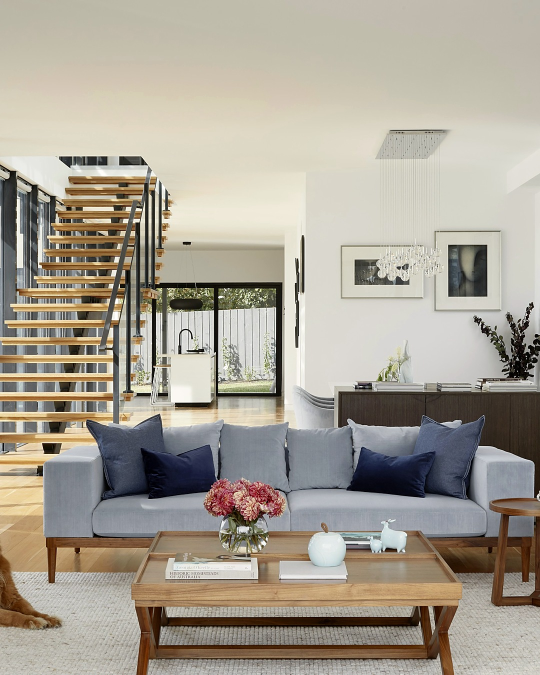
#> input picture 2026-10-17-buyer-tips-inspections/build/img/08.jpg, 1080 x 1350 px, given in place of 1570129477492-45c003edd2be.jpg, which was not available (shown at 1/2 size)
$ python prep_photos.py
#> lines starting #> are read from the running program, lines starting #| are printed output that depends on the picture; pictures that were not available may be replaced by others from this repository, and a replacement may not be noted
# Crop Unsplash originals (3200px) down to 1080x1350 cover, light premium grade + sharpen. Oct 17 2026.
from PIL import Image, ImageEnhance, ImageFilter
C="/tmp/cand/"; O="/workspace/lir-ai-team/content-research/carousels/2026-10-17-buyer-tips-inspections/build/img/"
P={"01":("1570129477492-45c003edd2be",.5),"03":("1600210491892-03d54c0aaf87",.5),"04":("1583608205776-bfd35f0d9f83",.45),
   "05":("1600585152220-90363fe7e115",.5),"06":("1600210492486-724fe5c67fb0",.5),"07":("1600585154084-4e5fe7c39198",.45),
   "08":("1600566753086-00f18fb6b3ea",.5),"09":("1505693416388-ac5ce068fe85",.5),"10":("1564013799919-ab600027ffc6",.5)}
cr=open(O+"CREDITS.txt","w"); cr.write("Photos: Unsplash License (no attribution required). Originals at 3200px wide, cropped/resized down only, graded Oct 17 2026.\n02 | no photo (stats)\n")
for k,(pid,x) in P.items():
    im=Image.open(C+pid+".jpg").convert("RGB"); w,h=im.size; t=1080/1350
#> further down, im is the input picture: PIL image 1080x1350 RGB; mean R, G, B 167.4, 160.4, 147.5
#> after `w, h = im.size`: w = 1080; h = 1350
    if w/h>t: nw=int(h*t); l=int((w-nw)*x); im=im.crop((l,0,l+nw,h))
    else: nh=int(w/t); tp=int((h-nh)*.5); im=im.crop((0,tp,w,tp+nh))
#> after `nh = int(w / t)`: nh = 1350
#> after `tp = int((h - nh) * 0.5)`: tp = 0
    im=im.resize((1080,1350),Image.LANCZOS)
    r,g,b=im.split(); r=r.point(lambda v:min(255,int(v*1.02))); b=b.point(lambda v:int(v*.985)); im=Image.merge("RGB",(r,g,b))
#> after `r, g, b = im.split()`:
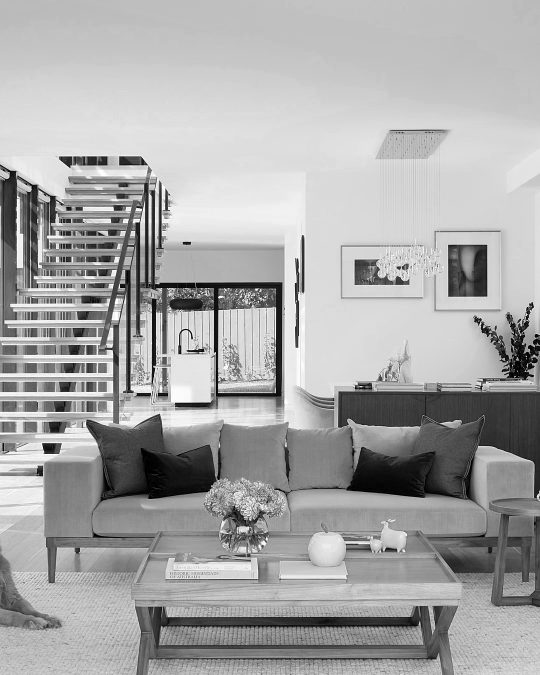
#> r: PIL image 1080x1350 L (shown at 1/2 size); min 0, max 255, mean 167.4
#> after `r, g, b = im.split()`:
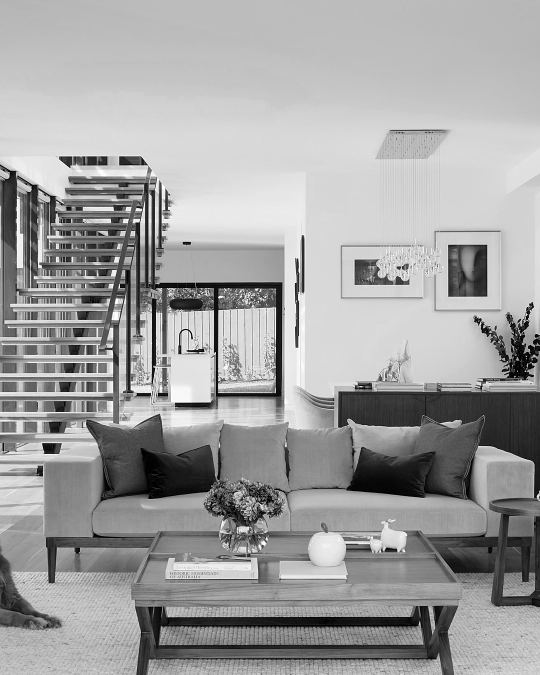
#> g: PIL image 1080x1350 L (shown at 1/2 size); min 0, max 255, mean 160.4
#> after `r, g, b = im.split()`:
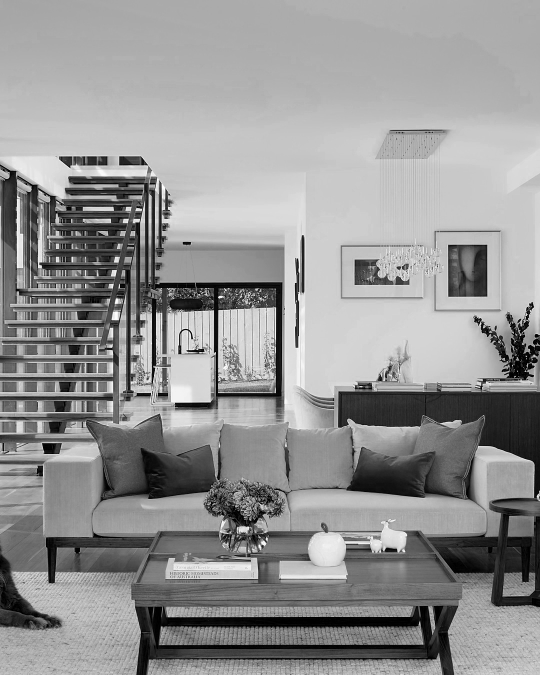
#> b: PIL image 1080x1350 L (shown at 1/2 size); min 0, max 255, mean 147.5
    im=ImageEnhance.Contrast(im).enhance(1.05); im=ImageEnhance.Color(im).enhance(.97); im=ImageEnhance.Brightness(im).enhance(1.02)
    im=im.filter(ImageFilter.UnsharpMask(radius=1.2,percent=70,threshold=2))
    im.save(O+k+".jpg",quality=93); cr.write(f"{k} | https://unsplash.com/photos/{pid.split('-',1)[1] if False else pid} (images.unsplash.com/photo-{pid})\n")
#> pass 2 of the loop `for k,(pid,x) in P.items():`:
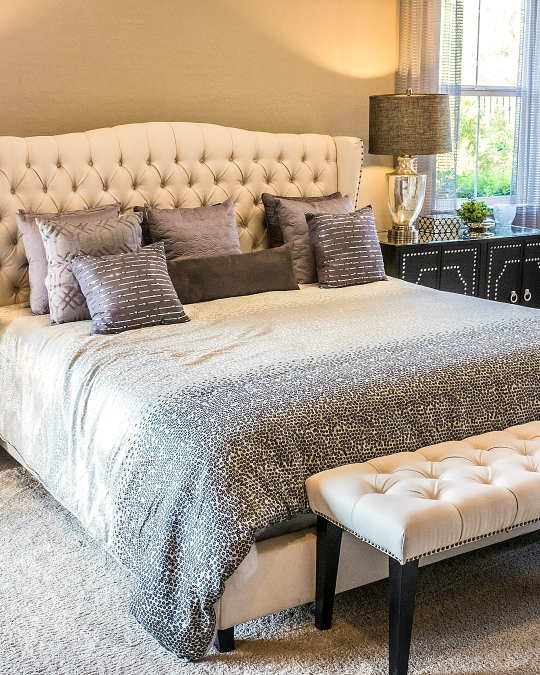
#> input picture 2026-10-17-buyer-tips-inspections/build/img/09.jpg, 1080 x 1350 px, given in place of 1600210491892-03d54c0aaf87.jpg, which was not available (shown at 1/2 size)
#> im is the input picture: PIL image 1080x1350 RGB; mean R, G, B 172.3, 158.4, 141.5
#> `r, g, b = im.split()`:
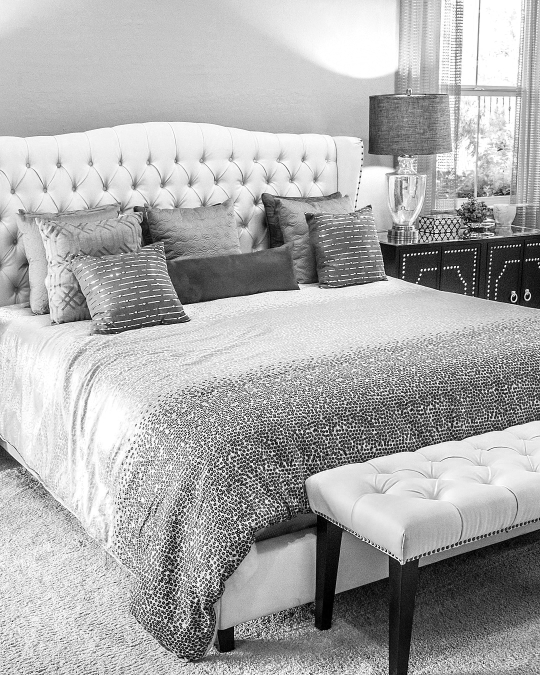
#> r: PIL image 1080x1350 L (shown at 1/2 size); min 0, max 255, mean 172.3
#> `r, g, b = im.split()`:
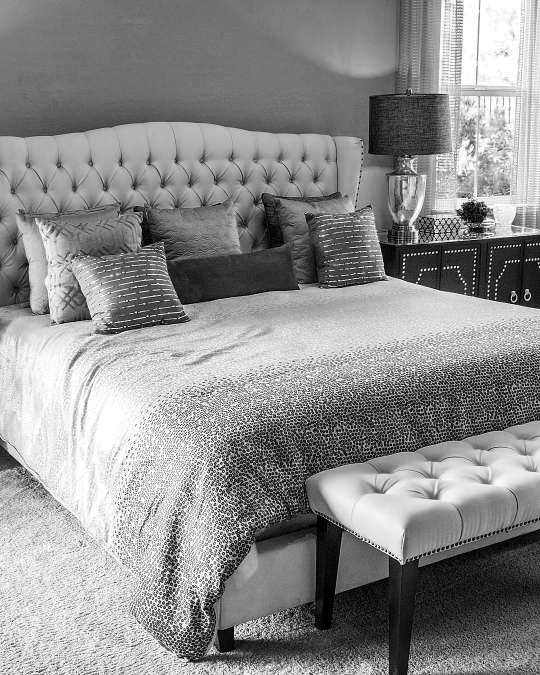
#> b: PIL image 1080x1350 L (shown at 1/2 size); min 0, max 255, mean 141.5
#> (the run stopped early here; a loop or call above may not have finished)
